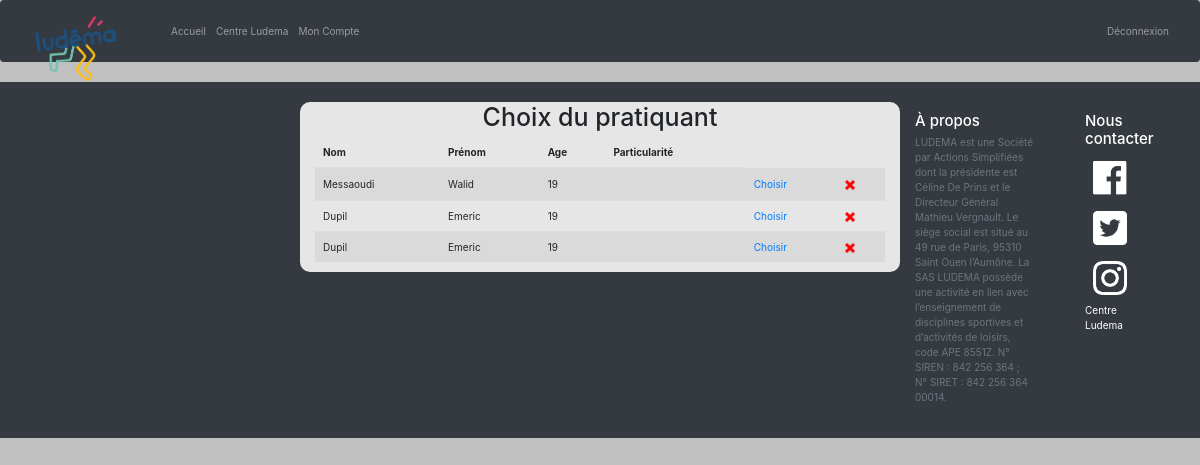
Page /?controller=mesClients (signed in) on the committed database.
### tables this page shows
CREATE TABLE IF NOT EXISTS `client` (
  `idClient` int(11) NOT NULL AUTO_INCREMENT,
  `loginUtilisateur` varchar(25) NOT NULL,
  `prenom` varchar(30) NOT NULL,
  `nom` varchar(30) NOT NULL,
  `age` int(11) NOT NULL,
  `sexe` varchar(10) NOT NULL,
  `note` varchar(300) DEFAULT NULL,
  PRIMARY KEY (`idClient`)
);

### Controllers/Controller_mesClients.php (called while the page is built, shortened)
<?php
class Controller_mesClients extends Controller {
  public function action_default(){
      $this->action_mesclients();
  }
  public function action_mesclients(){
    $m = Model::get_model();
    $data = [
            "listeClients" => $m->get_my_client()
        ];
    $this->render("mesClient",$data);
  }
}
?>

### Models/Model.php (called while the page is built, shortened)
<?php
class Model {
	private $bd;
	private static $instance = null;
	private function __construct() {
		try {
			$dsn = "mysql:host=localhost;dbname=ludemabdd";
			$login = "root";
			$password = "";
			$this->bd = new PDO($dsn,$login,$password);
			$this->bd->setAttribute(PDO::ATTR_ERRMODE, PDO::ERRMODE_EXCEPTION);
			$this->bd->query("SET nameS 'utf8'");
		}
		catch (PDOException $e) {
			die ('Echec connexion, erreur n°'. $e->getCode() . ':' . $e->getMessage());
		}
	}
	public static function get_model() {
        if (is_null(self::$instance))
            self::$instance = new Model();
        return self::$instance;
    }
	public function get_my_client(){
		try{
			if(isset($_SESSION['login'])){
				$requete = $this->bd->prepare("SELECT * FROM client WHERE loginUtilisateur = :loginPro ");
				$requete->bindValue(":loginPro",$_SESSION['login']);
			$requete->execute();
			return $requete->fetchall(PDO::FETCH_ASSOC);
		}
		}
		catch (PDOException $e) {
			die ('Echec ajouter_client erreur n°'. $e->getCode() .':'. $e->getMessage());
		}
	}
}

### Utils/functions.php (called while the page is built, shortened)
<?php
function e($message){
return htmlspecialchars($message, ENT_QUOTES);
}
?>

### Views/view_mesClient.php (the view, shortened to what this page needs)
<?php require("view_begin.php");
 			redirection();?>
              <form class=" offset-lg-3 col-lg-6 formultest" action='?controller=mesClients&action=donneeClient' method='post'>
                  <h1 class="titretest "> Choix du pratiquant </h1>
                  <div>
                    <table class="table table-striped">
                      <thead>
                        <tr>
                          <th scope="col">Nom</th>
                          <th scope="col">Prénom</th>
                          <th scope="col">Age</th>
                          <th scope="col">Particularité</th>
                        </tr>
                      </thead>
                      <tbody>
                        <?php foreach($listeClients as $client) : ?>
                            <tr>
                              <td><?= e($client['nom'])?></a></td>
                              <td><?= e($client['prenom'])?></td>
                              <td><?= e($client['age'])?></td>
                              <td><?= e($client['note'])?></td>
                              <td><a href="?controller=mesClients&action=donneeClient&id=<?= e($client['idClient']) ?>">Choisir</a></td>
                                <td><a href="?controller=mesClients&action=suppClient&id=<?= e($client['idClient']) ?>"><img class='icone' src='Content/image/delete.png' alt='supprimer' height=10 width = 10 /></a></td>
                            </tr>
                          <?php endforeach ?>
                        </tbody>
                      </table>
                  </div>
              </form>
<?php require("view_end.php"); ?>

### Content/css/ludema.css (style rules this page uses)
* { margin: 0; padding: 0; }
body { background: #c0c0c0; }
a { text-decoration: none; }
:root { --jumbotron-padding-y: 3rem; }
.formultest { margin-top:20px; background-color:#e6e6e6; border-radius:10px; }
.titretest { text-align:center; }

### rows in the picture
client: nom "Messaoudi", prenom "Walid", age "19"
client: nom "Dupil", prenom "Emeric", age "19"
client: nom "Dupil", prenom "Emeric", age "19"
